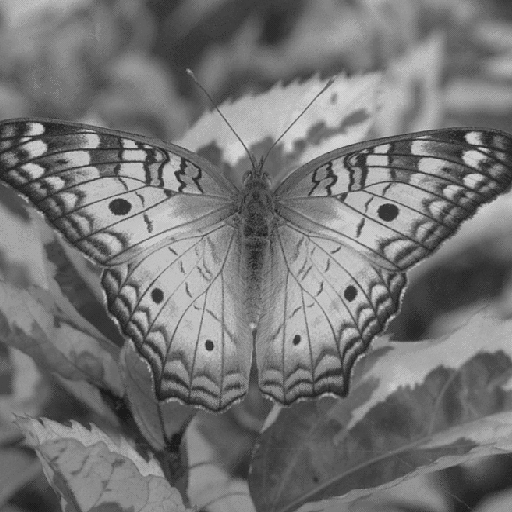
#> input picture images/butterfly.png, 512 x 512 px
$ jupyter execute trabalho2-notebook.ipynb
#> lines starting #> are read from the running program, lines starting #| are printed output that depends on the picture
# [MC920] Trabalho 2

10/05/2021

**Tiago Pereira Dall'Oca - 206341**

---

## Observações iniciais

Este trabalho foi desenvolvido utilizando a plataforma de prototipação e experimentção [Jupyter](https://jupyter.org). A intenção foi permitir que o trabalho fosse desenvolvido de forma gradual, já que as celulas são executadas uma por vez e os resultdados são obtidos de forma incremental.

Estou enviando, junto do pdf do notebook,o notebook original. A intenção é que a imagem de input pode ser alterada com bastante facilidade e basta rodar as células em sequência para obter os resultados discutidos.

[cell 1]
from scipy import misc
from scipy import ndimage
from scipy.fft import ifftn
from scipy.spatial.distance import pdist
from scipy.ndimage import rotate
import cv2
import numpy as np
import matplotlib.pyplot as plt
import matplotlib.cm as cm

## Imagem escolhida

O valor de `img_file_name` pode ser modificado para o caminho de outras imagens válidas no notebook.

[cell 2]
img_file_name = 'images/butterfly.png'

[cell 3]
img = cv2.imread(img_file_name, cv2.IMREAD_GRAYSCALE)
#> img is the input picture: shape (512, 512); min 27, max 212, mean 116.8
img

[cell 4]
plt.imshow(img, 'gray')

## Aplicação da transformada discreta de Fourier

Obs: vou chamar a transformada discreta de fourier apenas de transformada de Fourier a partir daqui.

A versão do algorítmo é um 'fast Fourier transform' (fft) para duas dimensões.

Assim, obteremos o domínio de frequências da imagem original

[cell 5]
img_fft = np.fft.fft2(img)
plt.imshow(np.abs(img_fft), 'gray')

Para facilitar a visualização, vamos aplicar a função `log`.

[cell 6]
img_fft_log = np.log(1+np.abs(img_fft))
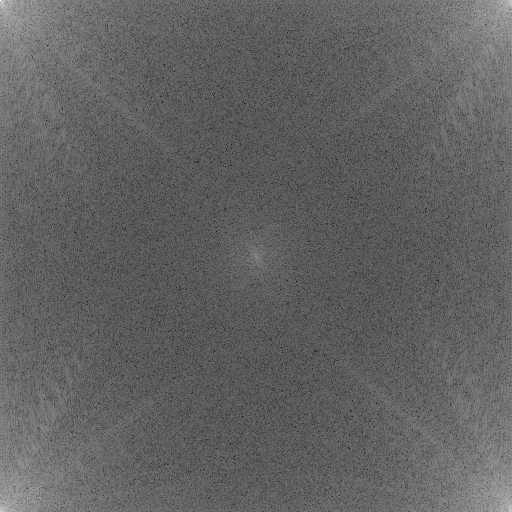
#> img_fft_log: shape (512, 512) float64; min 2.46, max 17.24, mean 8.16; drawn with min black and max white
plt.imshow(img_fft_log, 'gray')

Agora, vamos centralizar o domínio de frequência da imagem

[cell 7]
img_fft_shifted = np.fft.fftshift(img_fft)
img_fft_shifted_log = np.log(1+np.abs(img_fft_shifted))
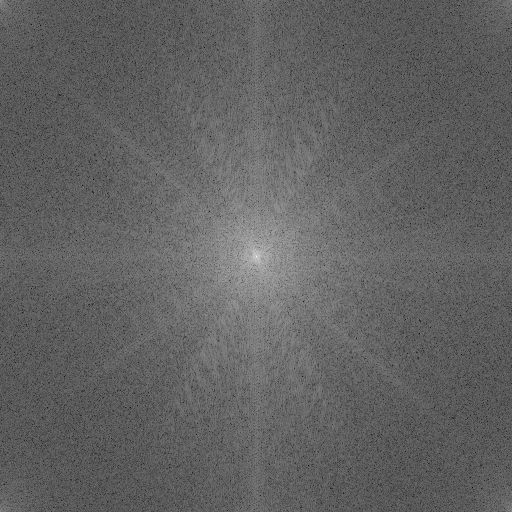
#> img_fft_shifted_log: shape (512, 512) float64; min 2.46, max 17.24, mean 8.16; drawn with min black and max white
plt.imshow(img_fft_shifted_log, 'gray')

A serguir, fiz um teste para obter a imagem original a partir do domínio de frequências, aplicando a inversa da transformada de Fourier

[cell 8]
img_inv = np.fft.ifft2(img_fft)
plt.imshow(np.abs(img_inv), 'gray')
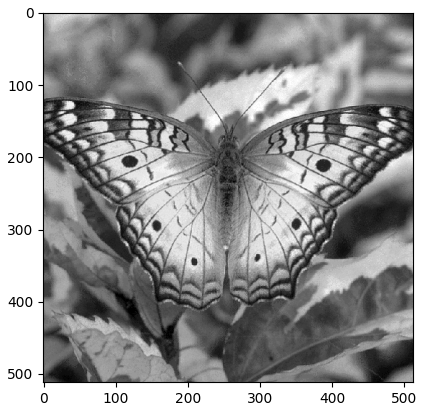
#> figure drawn by matplotlib, 1 panel

## Filtros

Tendo preparado já o domínio de frequências, vamos aplicas os filtros:
- passa-baixa
- passa-alta
- passa-faixa

Respectivamente:
- atenua frequências altas
- atenua frequências baixas e permite a passagem de altas frequências
- permite passagem de frequências em uma banda específica

[cell 9]
def filtro(d,img_shape,i,o):
#> called with d = 100, img_shape = (512, 512), i = 1, o = 0
    base = np.zeros(img_shape[:2])
    rows, cols = img_shape[:2]
    center = (rows/2,cols/2)
    for x in range(cols):
        for y in range(rows):
            if pdist([[y,x],center])[0] < d:
                base[y,x] = i
            else:
                base[y,x] = o
    return base

### Passa-baixa

[cell 10]
filtro_passa_baixo = filtro(100,img.shape,1,0)
plt.imshow(filtro_passa_baixo*img_fft_shifted_log, 'gray')

[cell 11]
img_passa_baixo = np.abs(np.fft.ifft2(np.fft.ifftshift(filtro_passa_baixo*img_fft_shifted)))
plt.imshow(img_passa_baixo, 'gray')

### Passa-alta

[cell 12]
filtro_passa_alto = filtro(100,img.shape,0,1)
plt.imshow(filtro_passa_alto*img_fft_shifted_log, 'gray')
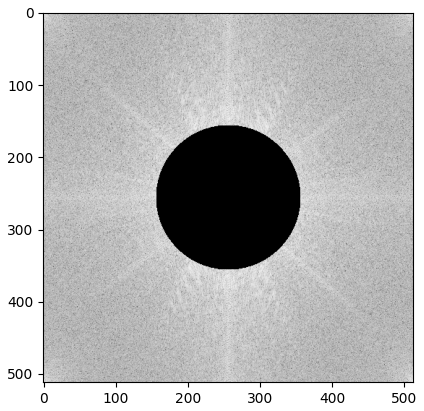
#> figure drawn by matplotlib, 1 panel

[cell 13]
img_passa_alto = np.abs(np.fft.ifft2(np.fft.ifftshift(filtro_passa_alto*img_fft_shifted)))
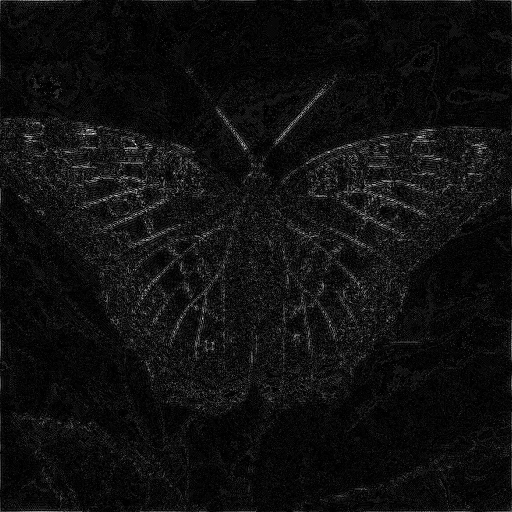
#> img_passa_alto: shape (512, 512) float64; min 6.44e-07, max 87.84, mean 5.5; drawn with min black and max white
plt.imshow(img_passa_alto, 'gray')

### Passa-faixa

[cell 14]
filtro_passa_faixa = filtro(80,img.shape,1,0)*filtro(20,img.shape,0,1)
plt.imshow(filtro_passa_faixa*img_fft_shifted_log, 'gray')
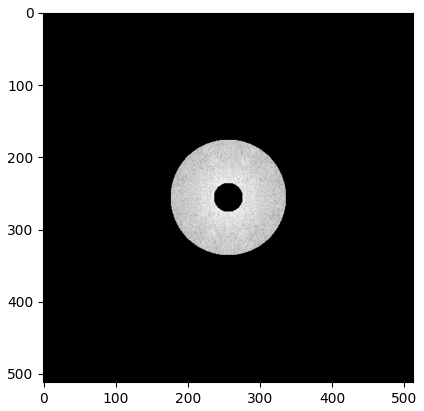
#> figure drawn by matplotlib, 1 panel

[cell 15]
img_passa_baixo = np.abs(np.fft.ifft2(np.fft.ifftshift(filtro_passa_faixa*img_fft_shifted)))
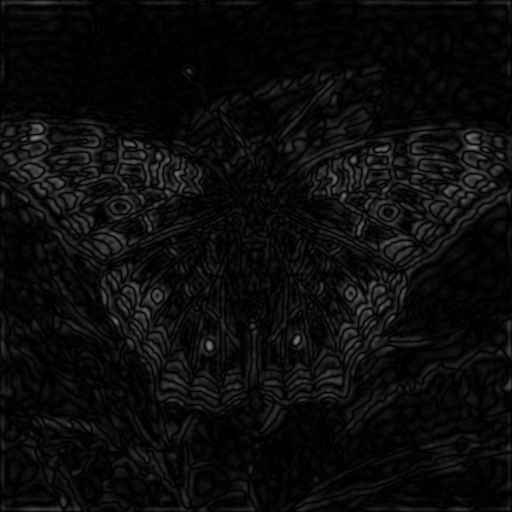
#> img_passa_baixo: shape (512, 512) float64; min 3.58e-06, max 125.2, mean 12.2
plt.imshow(img_passa_baixo, 'gray')

## Compressão

A compressão foi feita zerando as frequências com magnitude menor que $-5*10^{4}$ e maior que $5*10^{4}$, sendo os valores imaginários e reais tratados separadamente.

[cell 16]
img_fft_compressed1 = np.copy(img_fft)
img_fft_compressed2 = np.copy(img_fft)
np.clip(img_fft_compressed1.real, 5e4, None, out=img_fft_compressed1.real)
np.clip(img_fft_compressed1.imag, 5e4, None, out=img_fft_compressed1.imag)
np.clip(img_fft_compressed2.real, None, -5e4, out=img_fft_compressed2.real)
np.clip(img_fft_compressed2.imag, None, -5e4, out=img_fft_compressed2.imag)
img_fft_compressed = img_fft_compressed1 + img_fft_compressed2
img_compressed = np.abs(np.fft.ifft2(img_fft_compressed))
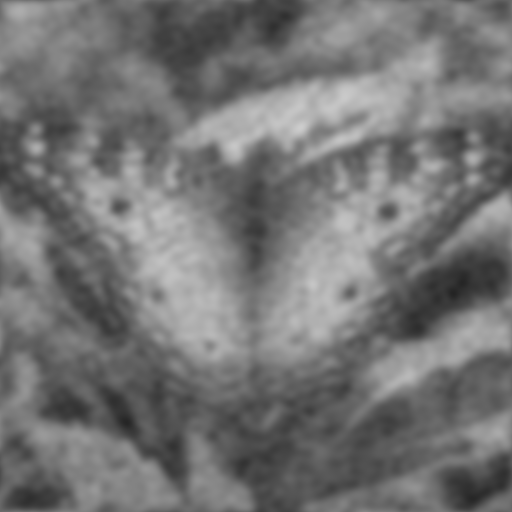
#> img_compressed: shape (512, 512) float64; min 35.95, max 204.9, mean 116.6
plt.imshow(np.abs(img_compressed), 'gray')

## Rotação

Pode-se observar na rotação que o domínio de frequências também ficou rotacionado em relação ao domínio da imagem original.

[cell 17]
img_rot = rotate(img, 45)
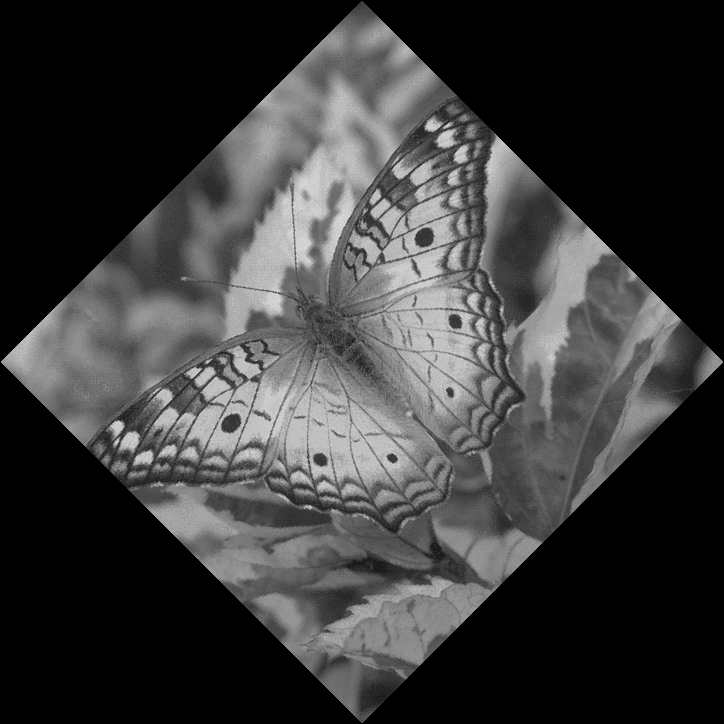
#> img_rot: shape (724, 724); min 0, max 225, mean 58.2
plt.imshow(img_rot, 'gray')

[cell 18]
img_rot_fft = np.fft.fft2(img_rot)
img_rot_fft_shifted = np.fft.fftshift(img_rot_fft)
img_rot_fft_shifted_log = np.log(1+np.abs(img_rot_fft_shifted))
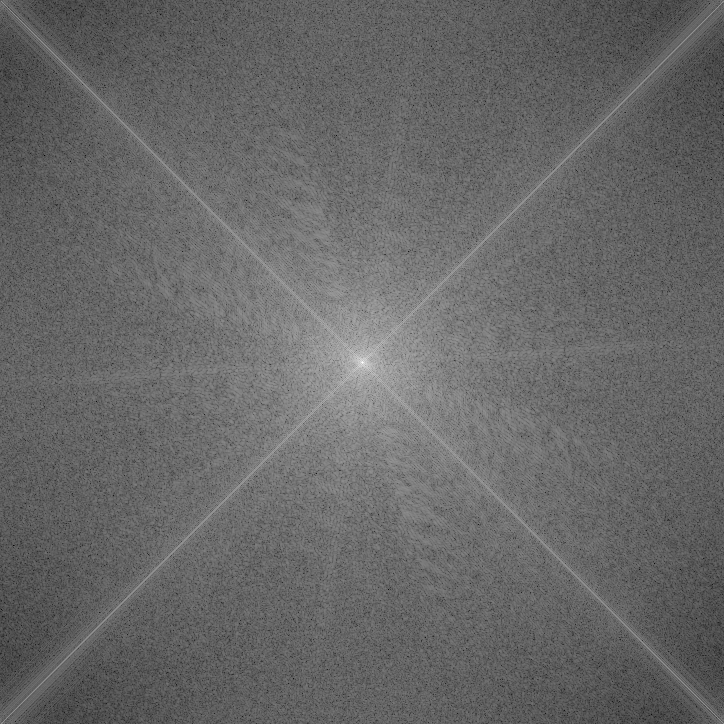
#> img_rot_fft_shifted_log: shape (724, 724) float64; min 1.65, max 17.23, mean 7.98; drawn with min black and max white
plt.imshow(img_rot_fft_shifted_log, 'gray')

$ run again, with images/baboon.png copied over images/butterfly.png
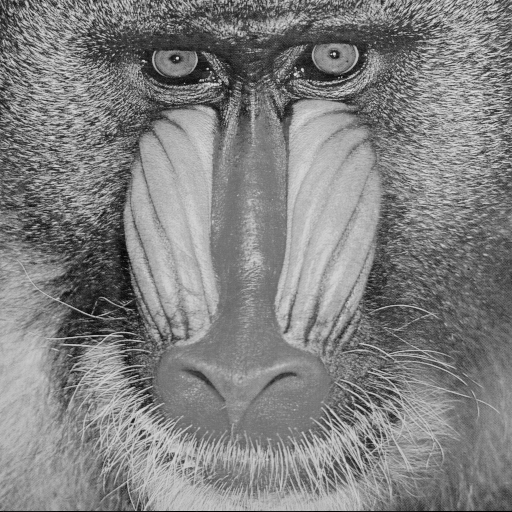
#> input picture images/baboon.png, 512 x 512 px
#> img is the input picture: shape (512, 512); min 0, max 230, mean 129.1
#> `img_rot = rotate(img, 45)`:
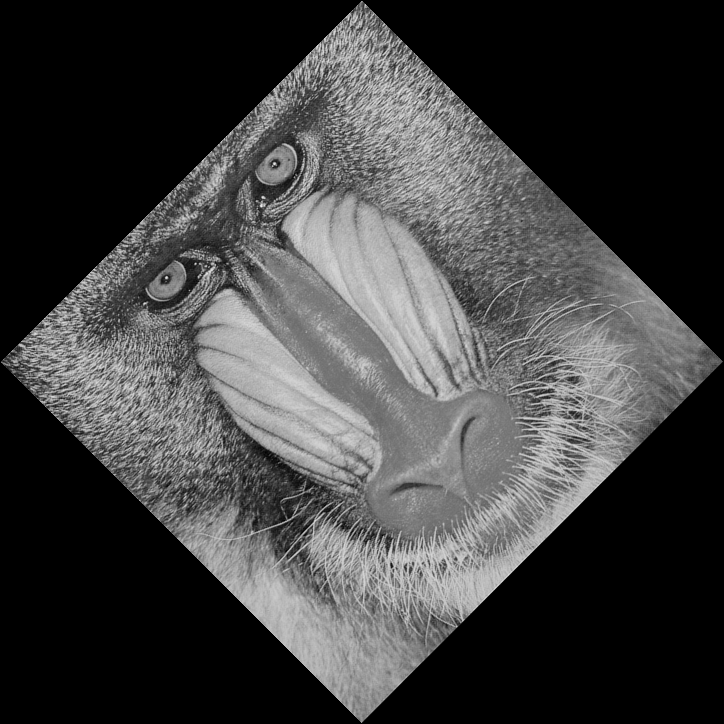
#> img_rot: shape (724, 724); min 0, max 240, mean 64.4
#> `img_rot_fft_shifted_log = np.log(1+np.abs(img_rot_fft_shifted))`:
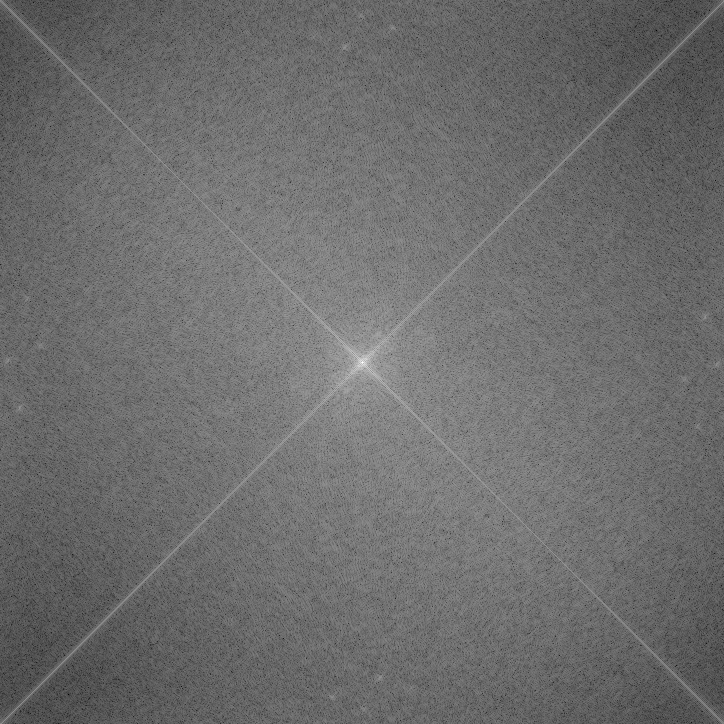
#> img_rot_fft_shifted_log: shape (724, 724) float64; min 2.23, max 17.34, mean 8.69; drawn with min black and max white

$ run again, with images/city.png copied over images/butterfly.png
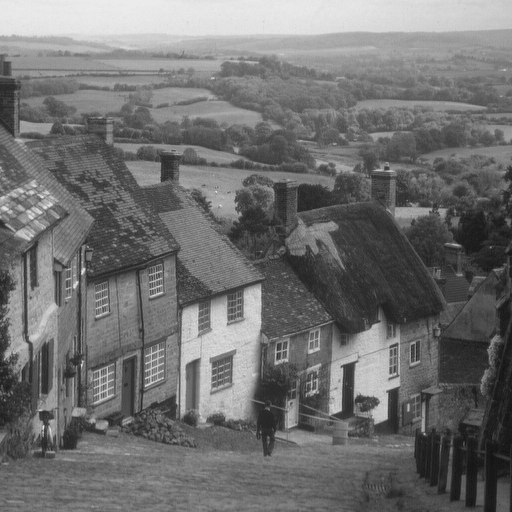
#> input picture images/city.png, 512 x 512 px
#> img is the input picture: shape (512, 512); min 16, max 235, mean 112.2
#> `img_rot_fft_shifted_log = np.log(1+np.abs(img_rot_fft_shifted))`:
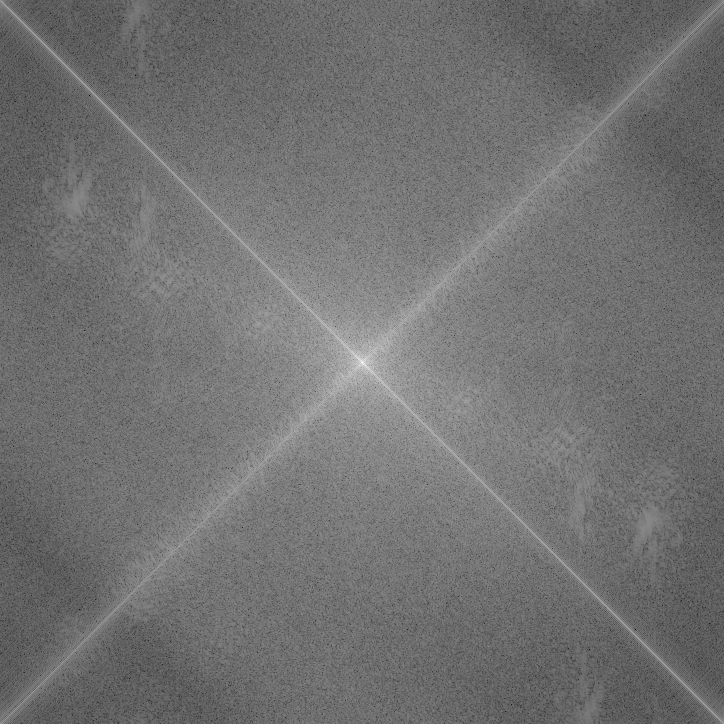
#> img_rot_fft_shifted_log: shape (724, 724) float64; min 0.28, max 17.19, mean 7.83; drawn with min black and max white
